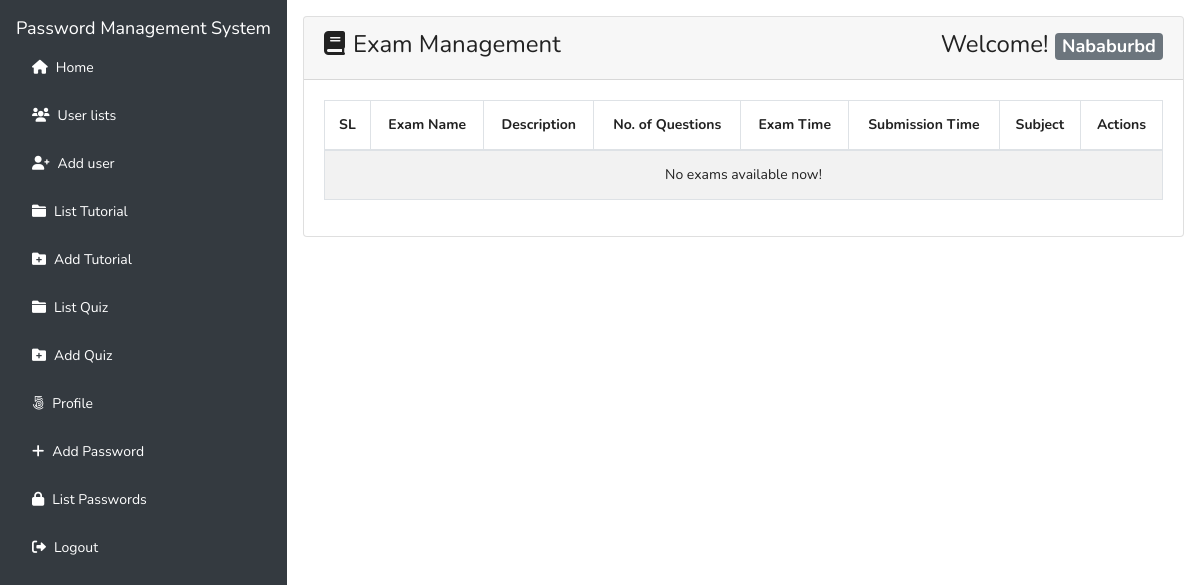
The page /interactive_quiz.php (signed in) on the database as committed earlier.
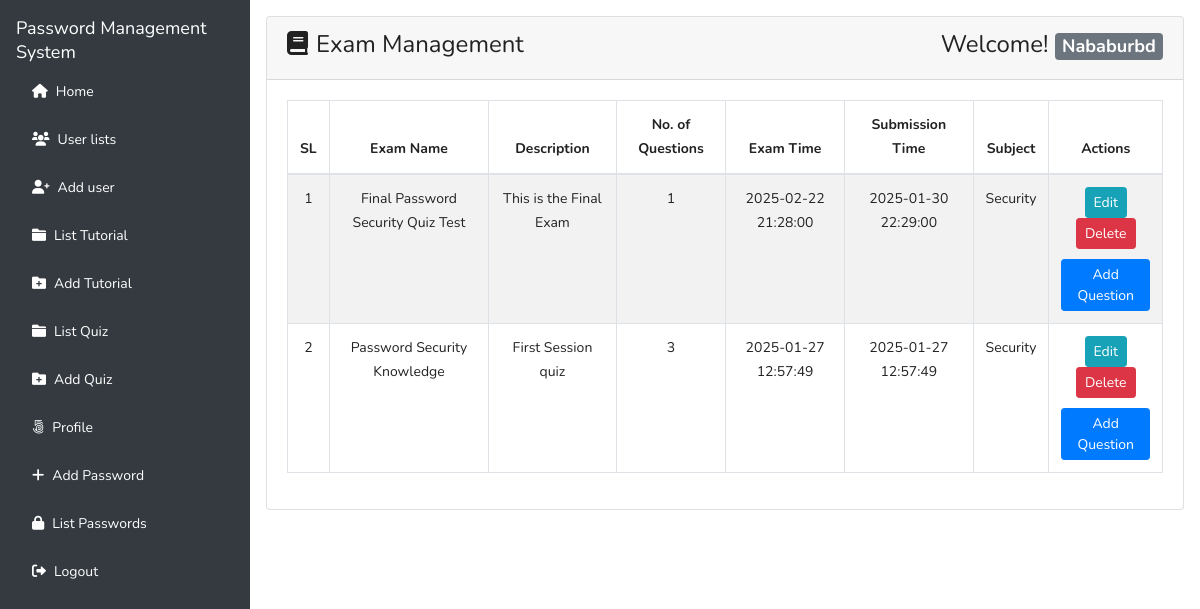
The same page on the database as committed later.
### tables this page shows
CREATE TABLE `quiz_list` (
  `exid` int(11) NOT NULL,
  `exname` varchar(100) NOT NULL,
  `nq` int(11) NOT NULL,
  `desp` varchar(255) NOT NULL,
  `subt` datetime NOT NULL,
  `extime` datetime NOT NULL,
  `datetime` datetime NOT NULL,
  `subject` varchar(100) NOT NULL
);

### lib/Session.php (called while the page is built, shortened)
<?php
class Session
{
  public static function get($key)
  {
    if (isset($_SESSION[$key])) {
      return $_SESSION[$key];
    } else {
      return false;
    }
  }
}

### classes/Quiz.php (called while the page is built, shortened)
<?php
$basepath = realpath(__DIR__ . '/..');
include_once $basepath . '/lib/Database.php';
include_once $basepath . '/lib/Session.php';
class Quiz
{
  private $db;
  public function __construct()
  {
    $this->db = new Database();
  }
  public function formatDate($date)
  {
    $strtime = strtotime($date);
    return date('Y-m-d H:i:s', $strtime);
  }
  public function selectAllQuizzes()
  {
      $sql = "SELECT * FROM quiz_list ORDER BY exid DESC";
      $stmt = $this->db->pdo->prepare($sql);
      $stmt->execute();
      return $stmt->fetchAll(PDO::FETCH_OBJ);
  }
}

### lib/Database.php (called while the page is built, shortened)
<?php
class  Database
{
  public $pdo;
  public function __construct()
  {
    if (!isset($this->pdo)) {
      try {
        $link = new PDO('mysql:host=' . DB_HOST . '; dbname=' . DB_NAME, DB_USER, DB_PASS);
        $link->setAttribute(PDO::ATTR_ERRMODE, PDO::ERRMODE_EXCEPTION);
        $link->exec("SET CHARACTER SET utf8");
        $this->pdo  =  $link;
      } catch (PDOException $e) {
        die("Connection error..." . $e->getMessage());
      }
    }
  }
}

### interactive_quiz.php (the view, shortened to what this page needs)
<?php
include 'inc/header copy.php';
include 'classes/Quiz.php';
$quiz = new Quiz();
$result = $quiz->selectAllQuizzes();
?>
<div class="flex-grow-1 p-3">
  <div class="card">
    <div class="card-header">
      <h3>
        <i class="fas fa-book mr-2"></i>Exam Management
        <span class="float-right">
          Welcome!
          <strong>
            <span class="badge badge-lg badge-secondary text-white">
              <?php
              $username = Session::get('username');
              if (isset($username)) {
                echo $username;
              }
              ?>
            </span>
          </strong>
        </span>
      </h3>
    </div>
    <div class="card-body">
      <table id="examTable" class="table table-striped table-bordered" style="width:100%">
        <thead>
          <tr>
            <th class="text-center">SL</th>
            <th class="text-center">Exam Name</th>
            <th class="text-center">Description</th>
            <th class="text-center">No. of Questions</th>
            <th class="text-center">Exam Time</th>
            <th class="text-center">Submission Time</th>
            <th class="text-center">Subject</th>
            <th class="text-center">Actions</th>
          </tr>
        </thead>
        <tbody>
          <?php
          if ($result) {
            $i = 0;
            foreach ($result as $row) {
              $i++;
          ?>
              <tr class="text-center">
                <td><?php echo $i; ?></td>
                <td><?php echo htmlspecialchars($row->exname); ?></td>
                <td><?php echo htmlspecialchars($row->desp); ?></td>
                <td><?php echo $row->nq; ?></td>
                <td><?php echo $quiz->formatDate($row->extime); ?></td>
                <td><?php echo $quiz->formatDate($row->subt); ?></td>
                <td><?php echo htmlspecialchars($row->subject); ?></td>
                <td>
                  <form action="addquiz.php" method="post" style="display: inline-block;">
                    <button type="submit" class="btn btn-info btn-sm">Edit</button>
                  </form>
                  <form action="" method="post" style="display: inline-block;">
                    <button type="submit" class="btn btn-danger btn-sm" onclick="return confirm('Are you sure to delete?');">Delete</button>
                  </form>
                  <form action="addqp.php" method="post">
                    <button type="submit" class="btn btn-primary btn-sm" style="margin-top:10px;">Add Question</button>
                  </form>
                </td>
              </tr>
            <?php }
          } else { ?>
            <tr class="text-center">
              <td colspan="8">No exams available now!</td>
            </tr>
          <?php } ?>
        </tbody>
      </table>
    </div>
  </div>
</div>

Rows that differ between the two databases and show on the page:
added quiz_list: exname "Final Password Security Quiz Test", desp "This is the Final Exam", nq "1", extime "2025-02-22 21:28:00", subt "2025-01-30 22:29:00", subject "Security"
added quiz_list: exname "Password Security Knowledge", desp "First Session quiz", nq "3", extime "2025-01-27 12:57:49", subt "2025-01-27 12:57:49", subject "Security"
Other text that changed with them:
text no longer shown: "No exams available now!"
